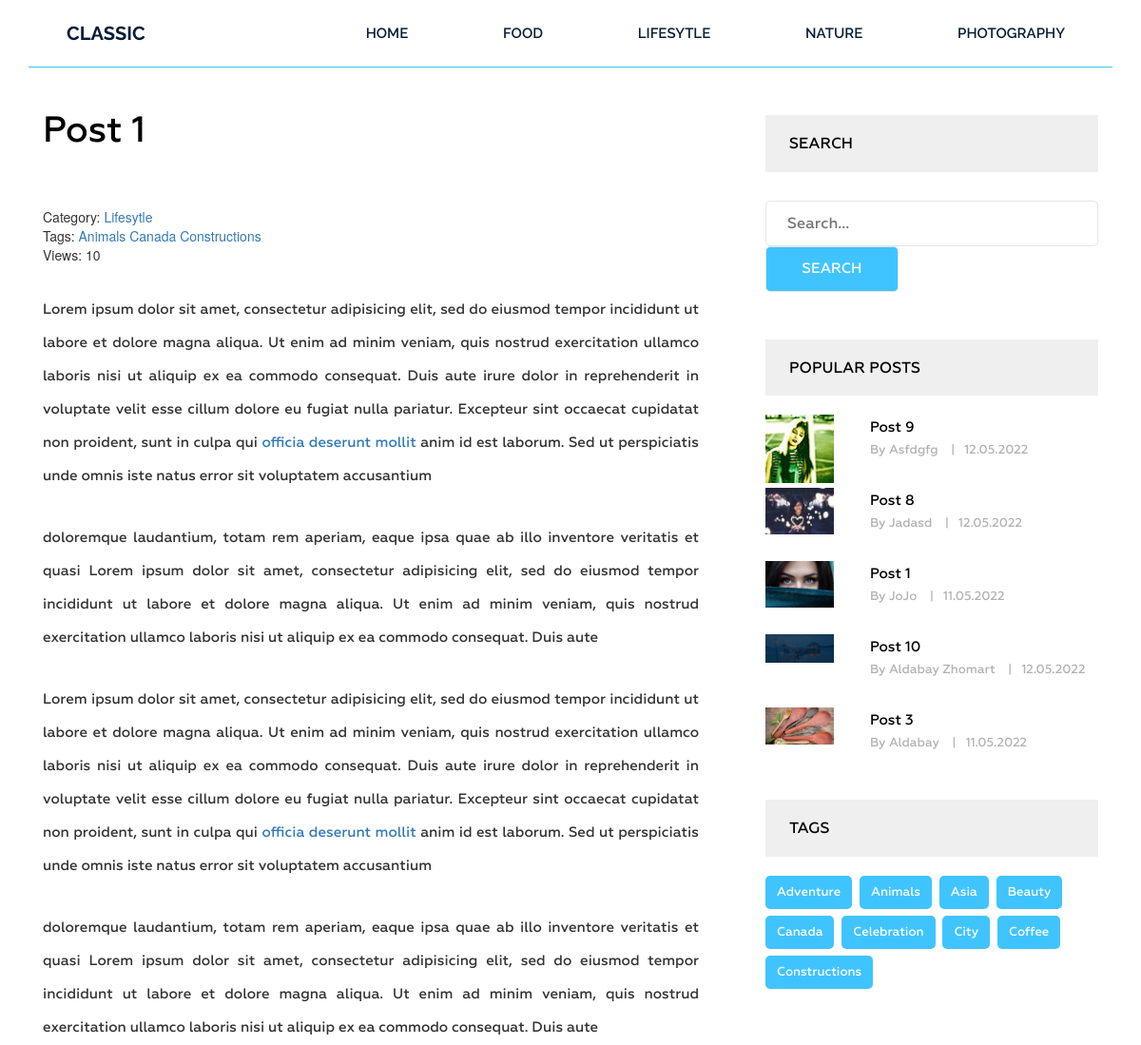
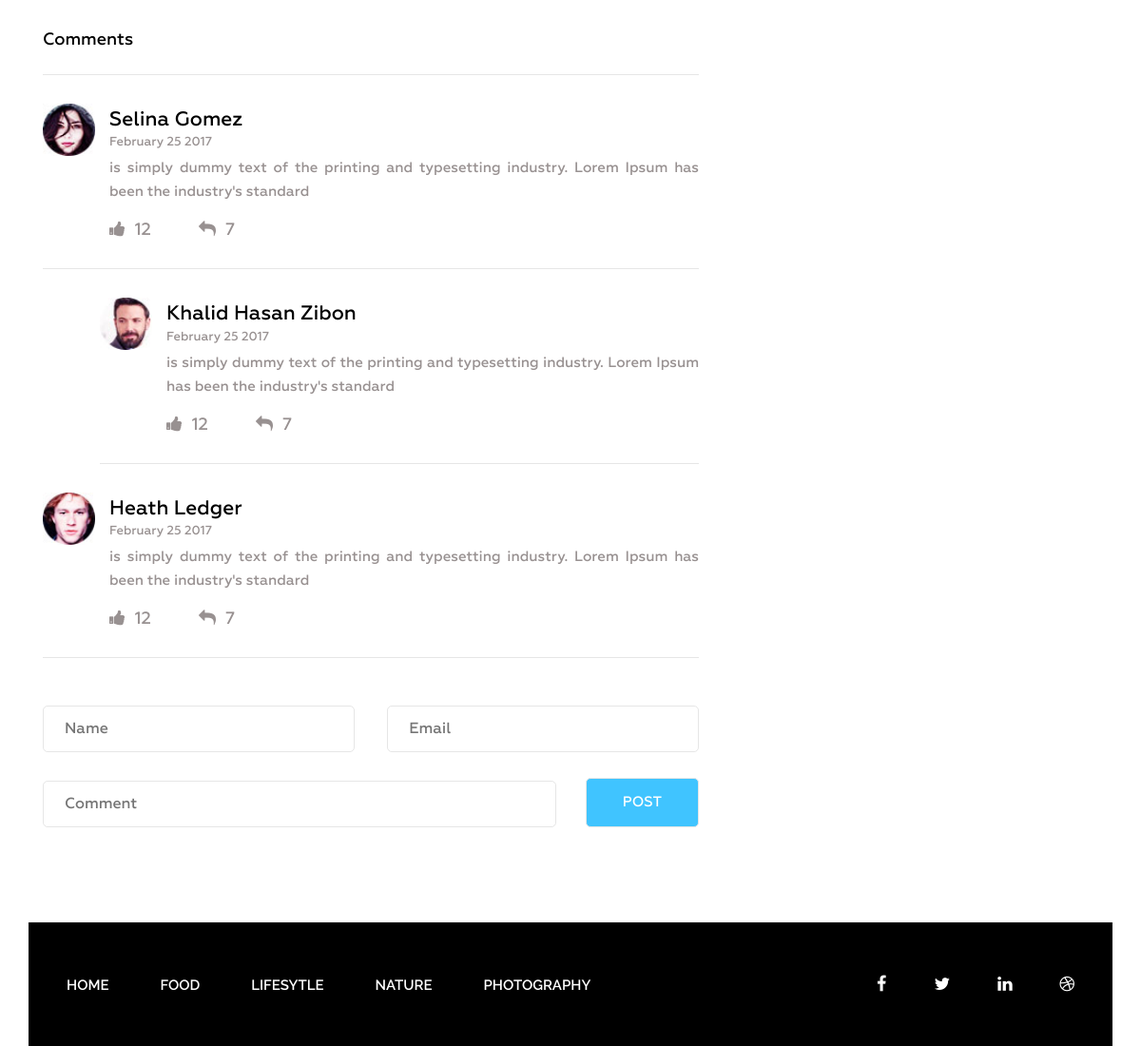
The page /post/post-1/ on the database its author committed (2 pictures, top to bottom).
### blog/models.py (models this page shows, shortened)
class Category(models.Model):
    title = models.CharField(max_length=255)
    slug = models.SlugField(max_length=255, verbose_name='Url', unique=True)
    def __str__(self):
        return self.title
    def get_absolute_url(self):
        return reverse('category',
                       kwargs={"slug": self.slug})
    class Meta:
        verbose_name = 'Категория(ю)'
        verbose_name_plural = 'Категории'
        ordering = ['title']

class Post(models.Model):
    title = models.CharField(max_length=255)
    slug = models.SlugField(max_length=255, verbose_name='Url', unique=True)
    author = models.CharField(max_length=100)
    content = models.TextField(blank=True)
    created_at = models.DateTimeField(auto_now_add=True, verbose_name='Опубликовано')
    photo = models.ImageField(upload_to='photos/%Y/%m/%d/', blank=True)
    views = models.IntegerField(default=0, verbose_name='Кол-во просмотров')
    category = models.ForeignKey(Category, on_delete=models.PROTECT, related_name='posts')
    tags = models.ManyToManyField(Tag, blank=True, related_name='posts')
    def get_absolute_url(self):
        return reverse('post',
                       kwargs={"slug": self.slug})
    class Meta:
        verbose_name = 'Статья(ю)'
        verbose_name_plural = 'Статьи'
        ordering = ['-created_at']

class Tag(models.Model):
    title = models.CharField(max_length=50)
    slug = models.SlugField(max_length=50, verbose_name='Url', unique=True)
    class Meta:
        verbose_name = 'Тег'
        verbose_name_plural = 'Теги'
        ordering = ['title']
    def get_absolute_url(self):
        return reverse('tag',
                kwargs={"slug": self.slug})

### blog/views.py (the view)
# urls.py: path('post/<str:slug>/', GetPost.as_view(), name='post'),
class GetPost(DetailView):
    model=Post
    template_name = 'blog/single.html'
    context_object_name = 'post'
    def get_context_data(self, *, object_list=None, **kwargs):
        context = super().get_context_data(**kwargs)
        self.object.views = F('views')+1
        self.object.save()
        self.object.refresh_from_db()
        return context

### blog/templatetags/menu.py (called while the page is built)
@register.inclusion_tag('blog/menu_tpl.html')
def show_menu(menu_class='menu'):
    categories = Category.objects.all()
    return {"categories": categories, "menu_class": menu_class}

### blog/templatetags/sidebar.py (called while the page is built)
@register.inclusion_tag('blog/popular_posts.html')
def get_popular(cnt=3):
    posts = Post.objects.order_by('-views')[:cnt]
    return {"posts": posts}\

@register.inclusion_tag('blog/tags_tpl.html')
def get_tags():
    tags =Tag.objects.all()
    return {"tags": tags}

### blog/templates/blog/single.html (shortened to what this page needs)
{% extends 'base.html' %}
{% load static %}
{% load sidebar %}
{% block content %}
<section class="single-blog-area">
    <div class="container">
        <div class="row">
            <div class="col-md-12">
                <div class="border-top">
                    <div class="col-md-8">
                        <div class="blog-area">
                            <div class="blog-area-part">
                                <h2>{{post.title}}</h2>
                                <div class="single-content">
                                    <div>
                                        <span>Category: <a href="{{post.category.get_absolute_url}}">{{post.category}}</a></span>
                                        <br>
                                        {%if post.tags.exists%}
                                        <span>
                                        Tags:
                                        {%for tag in post.tags.all%}
                                        <a href="{{tag.get_absolute_url}}">{{tag.title}}</a>
                                        {%endfor%}
                                        </span>
                                        <br>
                                        {%endif%}
                                        <span>Views:
                                    {{post.views}}
                                    </span>
                                    </div>
                                    {{post.content|safe}}
                                </div>
                            </div>
                            <div class="commententries">
                                <h3>Comments</h3>
                                <ul class="commentlist">
                                    <li>
                                        <article class="comment">
                                            <header class="comment-author">
                                                <img src="img/author-1.jpg" alt="">
                                            </header>
                                            <section class="comment-details">
                                                <div class="author-name">
                                                    <h5><a href="#">Selina Gomez</a></h5>
                                                    <p>February 25 2017</p>
                                                </div>
                                                <div class="comment-body">
                                                    <p>is simply dummy text of the printing and typesetting industry. Lorem Ipsum has been the industry's standard </p>
                                                </div>
                                                <div class="reply">
                                                    <p><span><a href="#"><i class="fa fa-thumbs-up" aria-hidden="true"></i></a>12</span><span><a href="#"><i class="fa fa-reply" aria-hidden="true"></i></a>7</span></p>
                                                </div>
                                            </section>
                                        </article>
                                        <ul class="children">
                                            <li>
                                                <article class="comment">
                                                    <header class="comment-author">
                                                        <img src="img/author-2.jpg" alt="">
                                                    </header>
                                                    <section class="comment-details">
                                                        <div class="author-name">
                                                            <h5><a href="#">Khalid Hasan Zibon</a></h5>
                                                            <p>February 25 2017</p>
                                                        </div>
                                                        <div class="comment-body">
                                                            <p>is simply dummy text of the printing and typesetting industry. Lorem Ipsum has been the industry's standard </p>
                                                        </div>
                                                        <div class="reply">
                                                            <p><span><a href="#"><i class="fa fa-thumbs-up" aria-hidden="true"></i></a>12</span><span><a href="#"><i class="fa fa-reply" aria-hidden="true"></i></a>7</span></p>
                                                        </div>
                                                    </section>
                                                </article>
                                            </li>
                                        </ul>
                                    </li>
                                    <li>
                                        <article class="comment">
                                            <header class="comment-author">
                                                <img src="img/author-3.jpg" alt="">
                                            </header>
                                            <section class="comment-details">
                                                <div class="author-name">
                                                    <h5><a href="#">Heath Ledger</a></h5>
                                                    <p>February 25 2017</p>
                                                </div>
                                                <div class="comment-body">
                                                    <p>is simply dummy text of the printing and typesetting industry. Lorem Ipsum has been the industry's standard </p>
                                                </div>
                                                <div class="reply">
                                                    <p><span><a href="#"><i class="fa fa-thumbs-up" aria-hidden="true"></i></a>12</span><span><a href="#"><i class="fa fa-reply" aria-hidden="true"></i></a>7</span></p>
                                                </div>
                                            </section>
                                        </article>
                                    </li>
                                </ul>
                            </div>
                            <form action="#" method="get">
                                <div class="name">
                                    <input type="text" name="" id="" placeholder="Name" class="name">
                                </div>
                                <div class="email">
                                    <input type="email" name="" id="" placeholder="Email" class="email">
                                </div>
                                <div class="comment">
                                    <input type="text" name="" id="" placeholder="Comment" class="comment">
                                </div>
                                <div class="post">
                                    <input type="submit" value="Post">
                                </div>
                            </form>
                        </div>
                    </div>
                    <div class="col-md-4">
                        <div class="newsletter">
                            <h2 class="sidebar-title">Search</h2>
                            <form action="{% url 'search' %}" method="get">
                                <input type="text" name="s" placeholder="Search...">
                                <input type="submit" value="Search">
                            </form>
                        </div>
                        {%get_popular 5%}
                        {% get_tags %}
                    </div>
                </div>
            </div>
        </div>
    </div>
</section>
{% endblock %}

### templates/base.html (shortened to what this page needs)
<!DOCTYPE html>
{%load static%}
{%load cache%}
<html lang="en">
<head>
    <link rel="stylesheet" href="{% static 'css/bootstrap.css' %}">
    <link rel="stylesheet" href="{% static 'css/font-awesome.min.css' %}">
    <link rel="stylesheet" href="{% static 'css/owl.carousel.min.css' %}">
    <link rel="stylesheet" href="{% static 'css/owl.theme.default.min.css' %}">
    <link rel="stylesheet" href="{% static 'style.css' %}">
    <link rel="stylesheet" href="{% static 'responsive.css' %}">
</head>
<body>
<div class="wrapper">
    {%cache 20 header%}
    {%include 'inc/_header.html'%}
    {%endcache%}
    {%block content%}{%endblock%}
    {%cache 20 footer%}
    {%include 'inc/_footer.html'%}
    {%endcache%}
</div>
</body>
</html>

### blog/templates/blog/popular_posts.html
<h2 class="sidebar-title">Popular posts</h2>
<div class="grid">
    {% for post in posts %}
    <div class="portfolio-item popular">
        {% if post.photo %}
        <img src="{{ post.photo.url }}" alt="{{ post.title }}">
        {% else %}
        <img src="https://picsum.photos/id/1060/300/201/?blur=2" alt="{{ post.title }}">
        {% endif %}
        <div class="portfolio-text">
            <h5><a href="{{ post.get_absolute_url }}">{{ post.title }}</a></h5>
            <p>By {{ post.author }} <span>|</span>{{ post.created_at|date:"d.m.Y" }}</p>
        </div>
    </div>
    {% endfor %}
</div>

### templates/inc/_footer.html
{%load menu%}
<footer class="footer">
    <div class="container">
        <div class="row">
            <div class="col-md-12">
                <div class="footer-bg">
                    <div class="row">
                        <div class="col-md-9">
                           {%show_menu 'footer-menu'%}
                        </div>
                        <div class="col-md-3">
                            <div class="footer-icon">
                                <p><a href="#"><i class="fa fa-facebook" aria-hidden="true"></i></a><a href="#"><i
                                            class="fa fa-twitter" aria-hidden="true"></i></a><a href="#"><i
                                            class="fa fa-linkedin" aria-hidden="true"></i></a><a href="#"><i
                                            class="fa fa-dribbble" aria-hidden="true"></i></a></p>
                            </div>
                        </div>
                    </div>
                </div>
            </div>
        </div>
    </div>
</footer>

### rows shown on the page
Category: title "FOOD"
Category: title "LIFESYTLE"
Category: title "NATURE"
Category: title "PHOTOGRAPHY"
Post: title "Post 1", category "Lifesytle", views "10", content "Lorem ipsum dolor sit amet, consectetur adipisicing elit, sed do eiusmod tempor incididunt ut labore et dolore magna aliqua. Ut enim ad minim veniam, quis nostrud exercitation ullamco laboris nisi ut aliquip ex ea commodo consequat. Duis aute irure dolor in reprehenderit in voluptate velit esse cillum dolore eu fugiat nulla pariatur. Excepteur sint occaecat cupidatat non proident, sunt in culpa qui officia deserunt mollit anim id est laborum. Sed ut perspiciatis unde omnis iste natus error sit voluptatem accusantium doloremque laudantium, totam rem aperiam, eaque ipsa quae ab illo inventore veritatis et quasi Lorem ipsum dolor sit amet, consectetur adipisicing elit, sed do eiusmod tempor…", photo (picture), author "JoJo", created_at "11.05.2022"
Tag: title "Animals"
Tag: title "Canada"
Tag: title "Constructions"
Post: photo (picture), title "Post 9", author "Asfdgfg", created_at "12.05.2022"
Post: photo (picture), title "Post 8", author "Jadasd", created_at "12.05.2022"
Post: photo (picture), title "Post 10", author "Aldabay Zhomart", created_at "12.05.2022"
Post: photo (picture), title "Post 3", author "Aldabay", created_at "11.05.2022"
Tag: title "Adventure"
Tag: title "Asia"
Tag: title "Beauty"
Tag: title "Celebration"
Tag: title "City"
Tag: title "Coffee"
